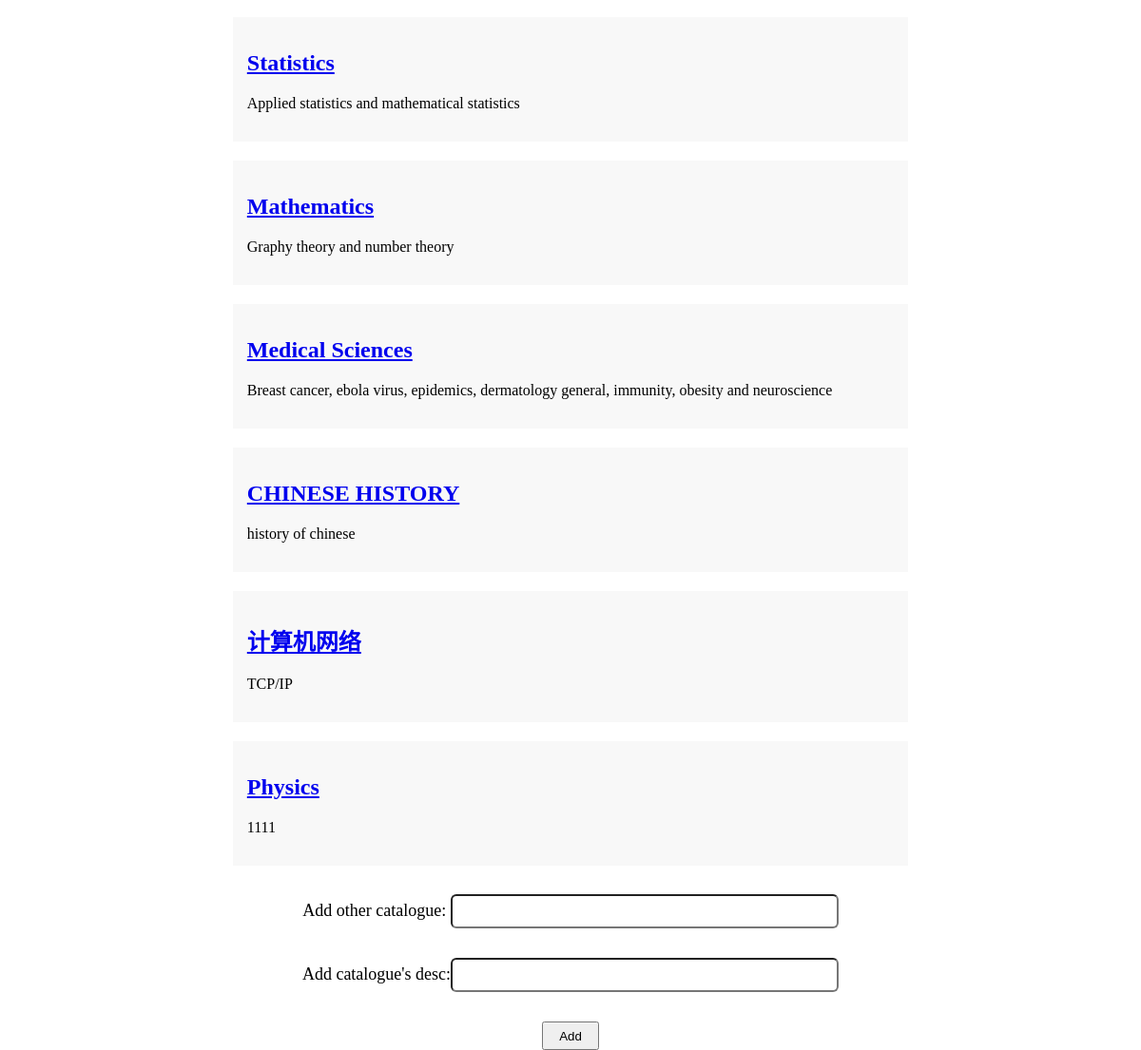
/ (lower part), run on an earlier commit of the app's database.
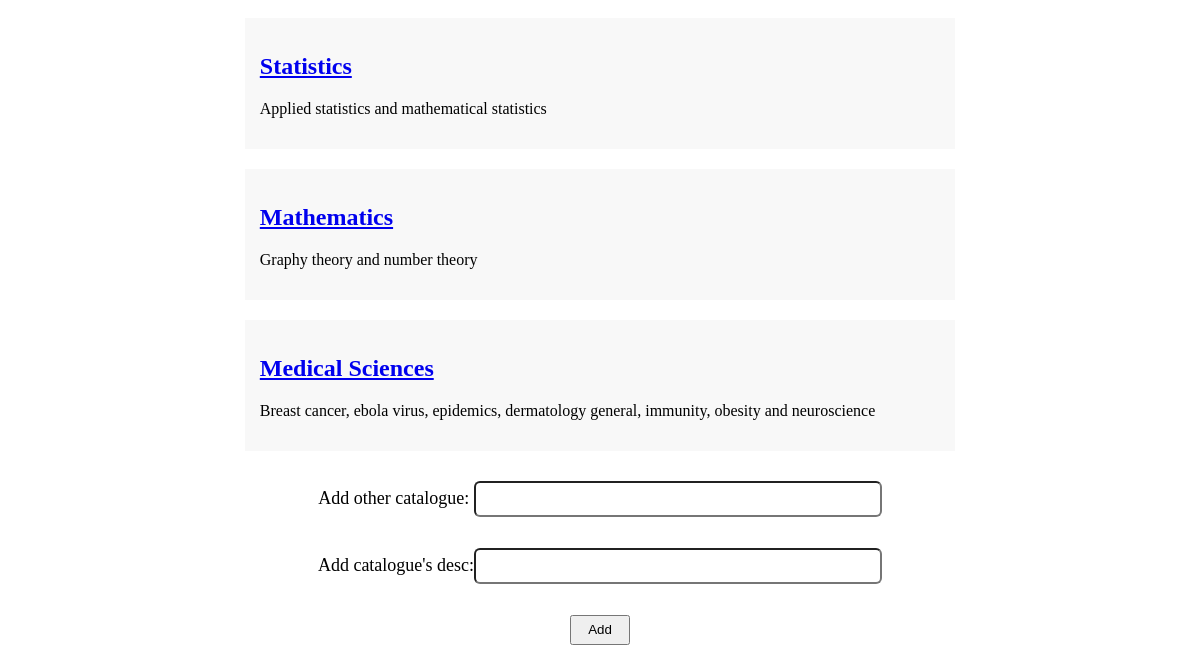
And on a later commit of the database.
### tables this page shows
CREATE TABLE Catalogue
(
    id integer PRIMARY KEY AUTOINCREMENT NOT NULL,
    catalogue text,
    desc text
, pid integer NULL, subject text NULL);

### app.py (the view)
@app.route('/')
def catalogue():
    info = Serverdatabase.getCata()
    return render_template('index.html',info=info)

### app.py (called while the page is built)
@app.after_request
def after_request(response):
    if request.path.startswith('/'):
        id = request.path[request.path.rfind('/', 0)+1:]
        print(id)
        ip = request.remote_addr
        print(ip)
        Serverdatabase.set_count(id, ip)
    return response

@app.before_request
def before_request():
    if request.path.startswith('/publish/'):
        verify = Verify()
        verify.show()

@app.before_request
def beforeRequest():
    ip = request.remote_addr
    Serverdatabase.record_ip(ip)

### publish.py (called while the page is built)
    @staticmethod
    def getCata():
        conn = sqlite3.connect('server.sqlite3')
        c = conn.cursor()
        sql = 'select * from Catalogue'
        c.execute(sql)
        data = c.fetchall()
        conn.commit()
        c.close()
        conn.close()
        return data

### templates/index.html (shortened to what this page needs)
<!DOCTYPE html>
<html lang="en">
<head>
</head>
<body>
{% autoescape false %}
{% for item in info %}
    <li><a href="{{ url_for("forum",id = item[0]) }}"><h2>{{ item[1] }}</h2></a>
        <p>{{ item[2] }}</p>
    </li>
{% endfor %}
{% endautoescape %}
<form action="/add" method="post" align="center">
Add other catalogue:
<input type="text" name="catalogue" class="input" id="input2" ><br/><br/>
Add catalogue's desc:<input type="text" name="desc" class="input" id="input3" ><br/><br/>
<input type="submit" value="Add" style = "width: 60px; height: 30px;" >
</form>
</body>
</html>

What changed in the data, as far as the page shows it:
removed Catalogue: catalogue "CHINESE HISTORY", desc "history of chinese"
removed Catalogue: catalogue "计算机网络", desc "TCP/IP"
removed Catalogue: catalogue "Physics", desc "1111"
